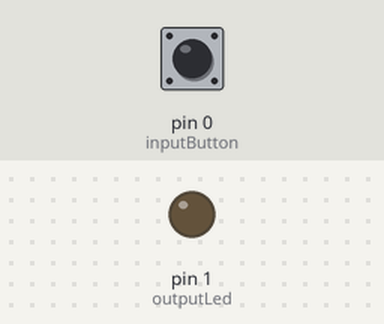
A sketch run on a simulated Arduino Uno, built with avr-gcc and run on an emulated ATmega328P. On the bench: output pins drawn as LEDs (lit = HIGH). Dashed ring = blinking. The inputs (shaded band) are chosen by the test bench; at power-on: pin 0 (inputButton) LOW.

Above: at 1.2 s.
1.3 s: pin 0 (inputButton) pulled HIGH for 3.2 s
At 1.8 s:
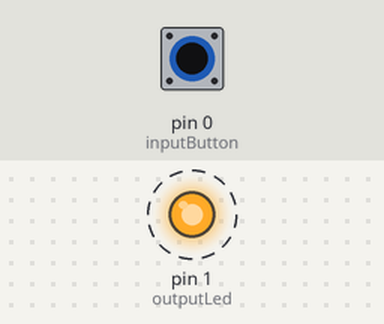
Timing chart, 0 to 5.7 s (numbered marks = the images above; inputs shaded):
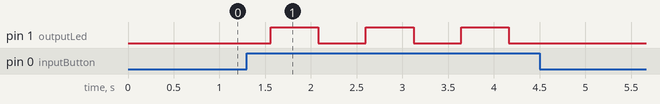

Measured:
- after the input at 1.3 s, pin 1 (outputLed): alternates HIGH for 0.52 s and LOW for 0.52 s, 6 changes in all, then stays LOW, starting after 0.26 s

The sketch:

led-button-firefly.ino
```cpp
const int inputButton = 0;
const int outputLed = 1;

int i = 0;

void setup() {
  pinMode (inputButton, INPUT);
  pinMode(outputLed, OUTPUT);
}

void loop(){
  if (digitalRead(inputButton) == 1){
    int val = i*10<=255 ? i*10 : 510-i*10;
    analogWrite(outputLed, val);

    if (i<51) {
      i++;
    } else {
      i = 0;
    }

    delay(20);
  } else {
    analogWrite(outputLed, 0);
    i = 0;
  }
}
```
